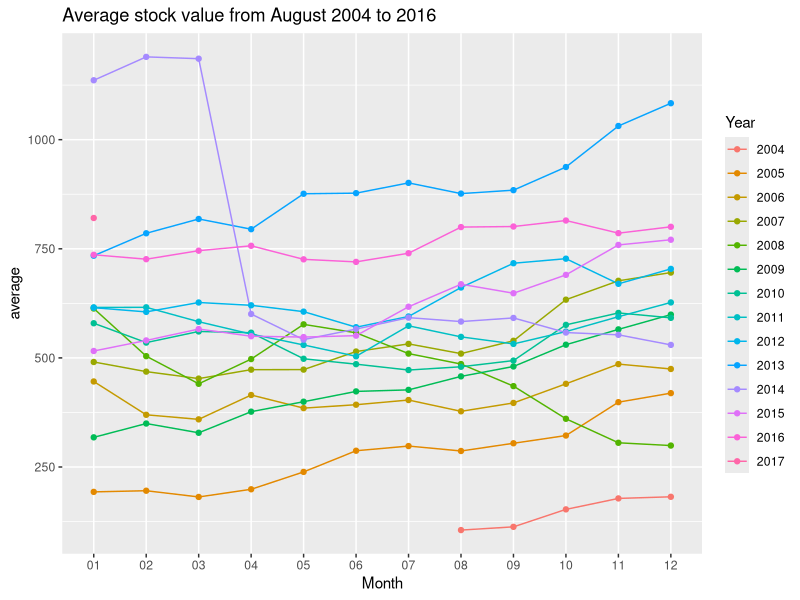
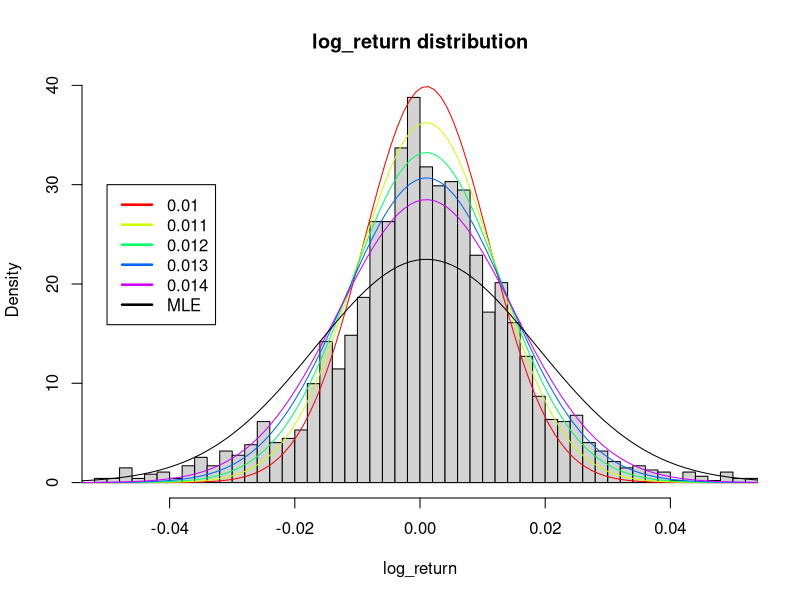

Reproduce these figures in R, in order. (Note: this script raises an error after producing the figures.)
## ---- chunk 1
#Run this code block before knit the whole file. Run only 1 time whenever start R to get the packages installed and read!
pkg_list = c("ggplot2", "boot", "bootstrap", "tidyr", "dplyr", "stringr", "scales", "plyr", "tibble", "reshape2", "dgof", "CDFt")
mia_pkgs = pkg_list[!(pkg_list %in% installed.packages()[,"Package"])]
if(length(mia_pkgs) > 0) install.packages(mia_pkgs)
loaded_pkgs = lapply(pkg_list, require, character.only=TRUE)
## ---- chunk 2
# Setting up the dataset:
gg_stock = read.csv("gg_stock.csv")
head(gg_stock)
## ---- chunk 3
#Reformatting and cleaning data.
#Adding average in day and difference between open and close and also their adjusted value.
gg_stock = add_column(gg_stock, Average    = (gg_stock$High + gg_stock$Low)/2, .after = "Low")
gg_stock = add_column(gg_stock, Difference = (gg_stock$Close - gg_stock$Open), .after = "Close")
gg_stock = add_column(gg_stock, Adj..Average    = (gg_stock$Adj..High + gg_stock$Adj..Low)/2, .after = "Adj..Low")
gg_stock = add_column(gg_stock, Adj..Difference = (gg_stock$Adj..Close - gg_stock$Adj..Open), .after = "Adj..Close")
#Profit: This value returns 1 if the difference in both Difference and Adj..Difference is True, else it's 0.
for (i in 1:nrow(gg_stock)){
  if ((gg_stock$Difference[i] >= 0 && gg_stock$Adj..Difference[i] >= 0) == TRUE){
    gg_stock$Profit[i] = 1
  }
  else{
    gg_stock$Profit[i] = 0 
  }
}
#Splitting date into Day - Month -Year:

for (i in 1:nrow(gg_stock)){
  gg_stock$Day[i]   = str_split(gg_stock$Date[i], "-")[[1]][3]
  gg_stock$Month[i] = str_split(gg_stock$Date[i], "-")[[1]][2]
  gg_stock$Year[i]  = str_split(gg_stock$Date[i], "-")[[1]][1]
}
#Not  going to use Ex.Dividend and Split.Radio.
drops = c("Ex.Dividend", "Split.Ratio", "Date")
gg_stock = gg_stock[,!(names(gg_stock) %in% drops)]
gg_stock = gg_stock[c(16,17,18,seq(1,15))]
## ---- chunk 4
Yearsq = seq(2004, 2017,1)
df = data.frame(Year = Yearsq, Month_max = 0, Day_max = 0, Stock_max = 0, Month_min = 0, Day_min =0, Stock_min = 0, Month_max_diff = 0, Day_max_diff = 0)
#df$Stock_max[i] <- 
for (i in 1:14){
 newdatai        <- subset(gg_stock, gg_stock$Year==Yearsq[i])
 df$Stock_max[i] <- max(newdatai$Average) #i-year, stock_max_i is the maximum value of average price of year i
 df$Month_max[i] <- newdatai$Month[which(newdatai$Average==max(newdatai$Average))] # month of the the maximum value of average price of year i
 df$Day_max[i]   <- newdatai$Day[which(newdatai$Average==max(newdatai$Average))]#day of the the maximum value of average price of year i
# #max_average_i<-cbind(i,month_max_i,day_max_i,stock_max_i)
df$Stock_min[i] <-min(newdatai$Average)#i-year, stock_max_i is the minimum value of average price of year i
df$Month_min[i] <-newdatai$Month[which(newdatai$Average==min(newdatai$Average))]
# month of the the minimum value of average price of year i
df$Day_min[i]   <-newdatai$Day[which(newdatai$Average==min(newdatai$Average))]
# day of the the minimum value of average price of year
#df$Stock_min[i] <-cbind(i,month_min_i,day_min_i,stock_min_i)
stock_maxchange_i<-max(newdatai$Difference)#i-year, stock_maxchange_i is the maximum value of price difference of year i
df$Month_max_diff[i] <-newdatai$Month[which(newdatai$Difference==max(newdatai$Difference))]# month of maximum value of price difference of year i
df$Day_max_diff[i] <-newdatai$Day[which(newdatai$Difference==max(newdatai$Difference))] #day of maximum value of price difference of year i
#max_difference_i<-cbind(i,month_maxchange_i,day_maxchange_i,stock_maxchange_i)
# #print(cbind(max_average_i,min_average_i,max_difference_i))
 }
df
## ---- chunk 5
gg_stock2  <- gg_stock %>% group_by(Month, Year) %>% dplyr::summarise(average = mean(Average))
ggplot(gg_stock2, aes(Month, average, group = Year, color = Year)) + geom_line() + geom_point() + ggtitle("Average stock value from August 2004 to 2016")
## ---- chunk 6
# Add a column of Log Return(Since the Log Return of the stock price follow normal distribution).
df_test = gg_stock
df_test$log_return = 0
for (i in 2:nrow(gg_stock)){
  df_test$log_return[i] = log(df_test$Average[i]/df_test$Average[i-1])
}
## ---- chunk 7
# Divide the dataset into two, one for traing and one for test
data_traing = subset(df_test, Year <= 2013 , select=c(Day, Year, Average, log_return))
data_test = subset(df_test, df_test$Year >= 2015, select=c(Day, Year, Average, log_return))
## ---- chunk 8
# Calculate unbiased mean and sd for the data
sd_log = sd(data_traing$log_return)
mean_log = mean(data_traing$log_return)

#Finding MLE for mean and sd
normalF <- function(par) {
  # Log of likelihood of a normal distribution
  # par[1] - mean
  # par[2] - standard deviation
  # x - set of observations. Should be initialized before MLE
  x = data_traing$log_return
  l = sum (-0.5* log(2 * pi * par[2]^2) - 0.5*(x - par[1])^2/par[2]^2 )
  return(-l)
}

MLE = optim(c(mean_log, sd_log), # initial values for mu and sigma
            fn = normalF # function to maximize
            #method = "L-BFGS-B", # this method lets set lower bounds
            #lower = 0.00001 # lower limit for parameters
)
## ---- chunk 9
#Plot the distribution of training dataset
hist(data_traing$log_return, xlim = c(-0.05,0.05), breaks = 100, probability = T, main = 'log_return distribution', xlab = 'log_return')
#Find the best fit normal distribution
x = seq(min(data_traing$log_return), max(data_traing$log_return), 0.001)
sd_range = seq(0.01,0.014,0.001)
cl = rainbow(5)
for (i in 1:5) {
  lines(x, dnorm(x, mean_log, sd_range[i]), col = cl[i])
}
lines(x, dnorm(x, MLE$par[1], MLE$par[2]), col = 'black')
legend(-0.05,30, as.character(c(seq(0.01,0.014,0.001), 'MLE')), col = c(cl,'black'), lwd=2.5)
## ---- chunk 10
set.seed(16)
num_of_samples = length(data_traing$log_return)
y <- rnorm(num_of_samples, MLE$par[1], 0.014)
y1 <- rnorm(num_of_samples, MLE$par[1], MLE$par[2])
result = ks.test(data_traing$log_return, y)
reslt1 = CramerVonMisesTwoSamples(data_traing$log_return,y)
pval1 = 1/6*exp(-reslt1)
result2 = ks.test(data_traing$log_return, y1)
reslt21 = CramerVonMisesTwoSamples(data_traing$log_return,y1)
pval21 = 1/6*exp(-reslt21)
c(pval1, result, pval21, result2)
## ---- chunk 11
#A/R method generate f~N(0.000926,0.01835^2)
fg = function(x) {((1/sqrt(2*pi*MLE$par[2]^2)*exp(-(x-MLE$par[1])^2/(2*MLE$par[2]^2))))/(1/pi/(1+x^2))}
temp = optimize(fg, c(-100,100),maximum = TRUE)
M = temp$maximum
randnorm <- function(n){
  i <- 0; N <- 0
  z <- rep(0, times = n)
  while(i < n){ 
    x <- tan(pi*(runif(1) - 0.5))  
    u <- runif(1)                  
    f <- (1/sqrt(2*pi*MLE$par[2]^2)*exp(-(x-MLE$par[1])^2/(2*MLE$par[2]^2)))   
    g <- 1/pi/(1+x^2) 
    
    if (u <= f/M/g){ 
      i <- i + 1
      z[i] <- x 
    }
    
    N <- N + 1 
  }
  list(z = z, accept = n/N)
}
tmp <- randnorm(2000)
hist(tmp[[1]], breaks=100, freq=F)
x = seq(min(tmp$z), max(tmp$z), 0.001)
lines(x, dnorm(x, MLE$par[1], MLE$par[2]))
## ---- chunk 12
par(mfrow = c(1,2))
# Plot the price
plot(data_traing$Average, type = "l", main = "Day versus Average price", xlab = 'Day', ylab = "Average price")
# Plot the log return
plot(data_traing$log_return, type = "l", main = "Day versus log_return", xlab = 'Day', ylab = "log_return")
## ---- chunk 13
# Method1: to predict the trend for the next year. 
# Description: we first generate 365 numbers from the distribution we found previous, which is
# our log_return. Then we calculate the stock price using the log_return value. Plot the
# predicted price we get. Repeat the process 10 times.
S = matrix(0, 10, 366)
S[, 1] = 782.825
for (i in 1:10) {
  log_return = rnorm(365, 0.0009, 0.014)
  for (j in (2:366)) {
    S[i, j] = exp(log_return[j-1]) * S[i, j-1]
  }
}

X = seq(1, 366, 1)
price2 = data.frame(X,t(S))
df <- melt(price2, id.vars="X")
ggplot(df, aes(X, value, col=variable)) + geom_line()
## ---- chunk 14
# Method2: to predict the trend for the next year.
# Description: We use the Monte Carlo Simulation to predict the trend. First find the
# log_return. And use the Brownian motion model for the daily return value. Then calculate
# price. Plot them. Repeat for 10 times.

# Calculate the mean and variance of log return
log_return = data_traing$log_return
log_mean = mean(log_return)
log_var = var(log_return)
drift = log_mean - (0.5 * log_var)
stdev = sd(log_return)
daily_returns = vector()

k = 10
S = matrix(0, k, 365)
S[, 1] = 782.825
for (i in 1:k) {
  x = runif(365,0,1) #Generate 365 number in [0,1)
  Z = qnorm(x)       
  daily_returns = exp(drift + stdev * Z)
  for (j in 2:length(daily_returns)) {
    S[i, j] = S[i, j - 1] * daily_returns[j]
  }
}

x = seq(1,365,1)
price = data.frame(x, t(S))
df2 <- melt(price, id.vars="x")
ggplot(df2, aes(x, value, col=variable)) + geom_line()
## ---- chunk 15
# Method4: Find the predicted stock price for future year (Using Monte Carlo)
# Description: Not accurate(failed method). We calculate the stock price for the next year,
# based on the log_return we generated from normal distribution. Then repeated the process 
# for 1000 times and calculated mean. As the plot shows, the predicted price results in an
# almost-straight line. This is because we gernerate a large number of the data, and it
# convergences to the mean of the data, which cause the slope to be a constant number.
price=vector()
price[1] = 782.825
for (j in 1:365){
  simuprice=vector()
  for (i in 1:1000){
    log_return_vec=rnorm(1, 0.0009, 0.01)
    simuprice[i]=exp(log_return_vec)*price[j]
  }
  price[j+1]=mean(simuprice)
}
plot(price, type="l")
## ---- chunk 16
# Since we have some non-continous in the date value so we have this function call "daycount" to 
# get the index of the day in the year. 
daycount = function(xvalue){
ini = 0
ret = rep(0, 250)
ret[1] = xvalue[1]
for (i in 2:250){
  if(xvalue[i-1] > xvalue[i]){
    ini = ini + 1
    ret[i] = ini*30 + xvalue[i]
  }
  else{
    ret[i] = ret[i] + ini*30 + xvalue[i]
  }
}
#print(length(ret))
return (ret)
}
## ---- chunk 17
data_2015 =subset(data_traing, Year == 2012, 
select=c(Average))

day_x = subset(data_traing, Year == 2012, 
select=c(Day))

xvalue = as.numeric(day_x$Day)
ret = daycount(xvalue)

data_2016 =subset(data_traing, Year == 2013, 
select=c(Average))

day_x6 = subset(data_traing, Year == 2013, 
select=c(Day))
ret6 = daycount( as.numeric(day_x6$Day))

# Do the cross validation on given data
n =length(data_2015)
e1 = e2 = e3 =e4 = numeric(n)

for (k in 1:n){
   y = data_2015$Average[-k]
   x = ret[-k]

  J1 = lm(y ~ x + I(x^2) +I(x^3))
  yhat1 = J1$coef[1]+J1$coef[2] * ret[k] +  J1$coef[3]*ret[k]^2 +  J1$coef[4]*ret[k]^3
  e1[k] = data_2015[k] - yhat1

  J2 = lm(y~ x +I(x^2))
  yhat2 = J2$coef[1]+J2$coef[2] * ret[k]+ J2$coef[3]*ret[k]^2
  e2[k] = data_2015[k] - yhat2
  
  J3 = lm(log(y)~ x)
  logyhat3 = J3$coef[1] + J3$coef[2] * ret[k]
  yhat3 = exp(logyhat3)
  e3[k] = data_2015[k] - yhat3
  
J4 <- lm(log(y) ~ log(x))
logyhat4 <- J4$coef[1] + J4$coef[2]*log(ret[k])
yhat4=exp(logyhat4)
e4[k] <- data_2015[k] - yhat4
  
}
J2

c(mean(e1[[1]]^2),
mean(e2[[1]]^2), mean(e3[[1]]^2), mean(e4[[1]]^2))

predictedy1 = NULL
count =1;
for (i in ret[250]:(ret[250]+364)){
  predictedy1[count] = J1$coefficients[1] + J1$coefficients[2]*i+J1$coefficients[3]*i^2 + J1$coefficients[3]*i^3
  count = count+1
}

predictedy = NULL
count1 =1;
for (i in ret[250]:(ret[250]+364)){
  predictedy[count1] = J2$coefficients[1] + J2$coefficients[2]*i + J2$coefficients[3]*i^2 
  count1 = count1 + 1
}
## ---- chunk 18
par(mfrow=c(1,3))
plot(predictedy, main = "Quadratic function")
plot(ret6, data_2016$Average[(1:250)], col = 'red')
plot(predictedy1, main = "Cubic function")
## ---- chunk 19
# These are some function to support our models in comparing with the actual data.
# "best_fit": calculate the distances between each points of the two datasets
# "select_fit": calculate the sum of square
best_fit = function(f1, f2){
  # f1 is prediction, f2 is actual
  square_errors  = (f1 - f2)^2
  qwerty = sum(square_errors)
  return (qwerty)
}

select_fit = function(ax,ay,py){
  c= 1
  square_e = vector()
  for (i in ax){
    square_e[c]  = (ay[c]-py[i])^2
    c = c+1
    
  }
  return(sum(square_e))
}

## ---- chunk 20
# prepare the actual data for test
testdata_x = as.numeric(day_x6$Day)
testdata_y = as.numeric(data_2016$Average)
testdata_x = daycount(testdata_x)

testfunc = function(price_data){
  
  res = vector()
  price_1 = price_data$X1
  price_2 = price_data$X2
  price_3 = price_data$X3
  price_4 = price_data$X4
  price_5 = price_data$X5
  price_6 = price_data$X6
  price_7 = price_data$X7
  price_8 = price_data$X8
  price_9 = price_data$X9
  price_10 = price_data$X10
  
 
  res[1] = select_fit(testdata_x,testdata_y,price_1)
  res[2] = select_fit(testdata_x,testdata_y,price_2)
  res[3] = select_fit(testdata_x,testdata_y,price_3)
  res[4] = select_fit(testdata_x,testdata_y,price_4)
  res[5] = select_fit(testdata_x,testdata_y,price_5)
  res[6] = select_fit(testdata_x,testdata_y,price_6)
  res[7] = select_fit(testdata_x,testdata_y,price_7)
  res[8] = select_fit(testdata_x,testdata_y,price_8)
  res[9] = select_fit(testdata_x,testdata_y,price_9)
  res[10] = select_fit(testdata_x,testdata_y,price_10)
  
  return(which.min(res))
}

## ---- chunk 21
#set.seed(16)
#Get the best fit Method:
fit_graph = function(price_df){
qwerty = vector()
qwerty[1] = best_fit(price_df$X1, price_df$X11 )
qwerty[2] = best_fit(price_df$X2, price_df$X11 )
qwerty[3] = best_fit(price_df$X3, price_df$X11 )
qwerty[4] = best_fit(price_df$X4, price_df$X11 )
qwerty[5] = best_fit(price_df$X5, price_df$X11 )
qwerty[6] = best_fit(price_df$X6, price_df$X11 )
qwerty[7] = best_fit(price_df$X7, price_df$X11 )
qwerty[8] = best_fit(price_df$X8, price_df$X11 )
qwerty[9] = best_fit(price_df$X9, price$X11 )
qwerty[10] = best_fit(price_df$X10, price_df$X11 )
ret = which.min(qwerty) # Take 1st plot
  return (ret)
}
## ---- chunk 22
#Method 1 best fit
#set.seed(16)
accept = vector()
accept2 = vector()
for (z in 1:1000){
S = matrix(0, 10, 365)
S[, 1] = 782.825
for (i in 1:10) {
  log_return = rnorm(365, 0.0009, 0.014)
  for (j in (2:365)) {
    S[i, j] = exp(log_return[j-1]) * S[i, j-1]
  }
}

 X = seq(1, 365, 1)
 price = data.frame(X,t(S))
 price$X11 = predictedy
 accept[z] = fit_graph(price)
 accept2[z] = testfunc(price)
}

acc_rate = sum(accept==accept2)
cat("accept rate for Method 1(Basic Normal) = ", acc_rate/1000)
sort(table(accept),decreasing=TRUE)[1:3]
## ---- chunk 23
dfcp = price[c("X", "X1", "X2", "X3", "X4", "X5", "X6","X7","X8","X9","X10","X11")]
dfcp2 <- melt(dfcp, id.vars="X")
ggplot(dfcp2, aes(X, value, col=variable)) + geom_line()
#The fittest one posisible is 9 with 12.8 %
## ---- chunk 24
#set.seed(16)
accept = vector()
accept2 = vector()
for (z in 1:1000){
 log_return = data_traing$log_return
 log_mean = mean(log_return)
 log_var = var(log_return)
 drift = log_mean - (0.5 * log_var)
 stdev = sd(log_return)
 daily_returns = vector()

 k = 10
 S = matrix(0, k, 365)
 S[, 1] = 782.825
 for (i in 1:k) {
   x = runif(365,0,1) #Generate 365 number in [0,1)
   Z = qnorm(x)
   daily_returns = exp(drift + stdev * Z)
   for (j in 2:length(daily_returns)) {
     S[i, j] = S[i, j - 1] * daily_returns[j]
   }
 }

 x = seq(1,365,1)
 price = data.frame(x, t(S))
 price$X11 = predictedy
 accept[z] = fit_graph(price)
 accept2[z] = testfunc(price)
 
}

acc_rate = sum(accept == accept2)
cat("accept rate for Method 2(With Brownian Motion) = ", acc_rate/1000)
a = sort(table(accept),decreasing=TRUE)[1:3]
a
## ---- chunk 25
dfcp = price[c("x", "X1", "X2", "X3", "X4", "X5", "X6","X7","X8","X9","X10","X11")]
dfcp2 <- melt(dfcp, id.vars="x")
ggplot(dfcp2, aes(x, value, col=variable)) + geom_line()
#The fittest one possible is 2 with 11.8 %
## ---- chunk 26
plot(predictedy, xlab="Day", ylab="price")
points(ret6, data_2016$Average[(1:250)], col = 'red')
legend("topleft", as.character(c("cubic model", "true data")), col = c('black','red'), pch = 1)
## ---- chunk 27
dfcp = price[c("x", colnames(price[as.numeric(names(a[1]))+1]), "X11")]
df3 <- data.frame(ret6, data_2016$Average[(1:250)])
colnames(df3) <- c("x1", "y1")
dfcp2 <- melt(dfcp, id.vars="x")
ggplot() + geom_line(data = dfcp2, mapping = aes(x, value, col=variable)) + geom_point(mapping = aes(x = x1, y = y1, col='true data'), data = df3) + scale_color_manual(labels = c("true data", "model", "prediction line"), values = c("hotpink", "turquoise2", "springgreen4"))
#The fittest one possible is 2 with 11.8 %
